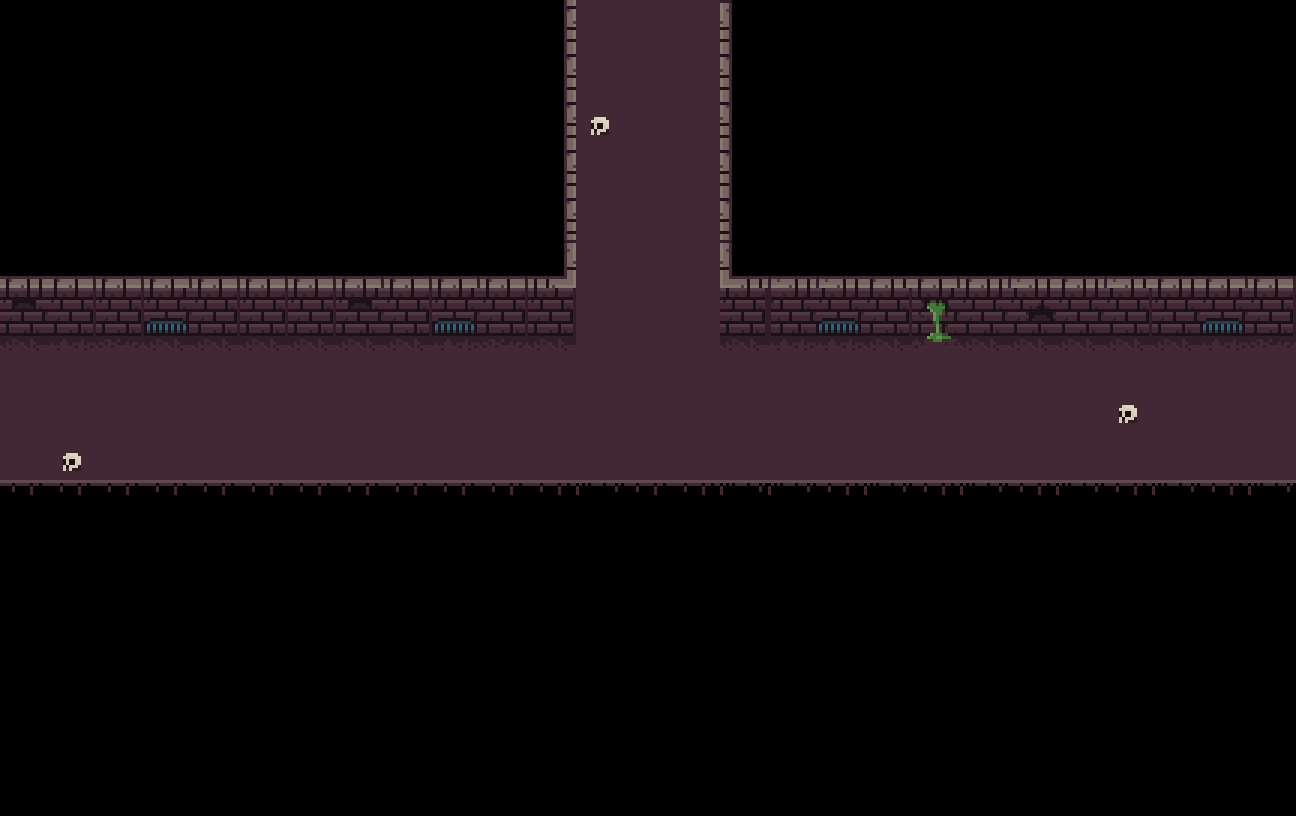

The image is a tile-based game level rendered from a .tmx file. Its description and source (layers, tilesets, objects; grid data summarised) follow:
An orthogonal 27x17 tile map with 48x48 px tiles, 7 tile layers (suelo, paredes, Capa de patrones 4, Capa de patrones 5, ...).

<map version="1.0" tiledversion="1.1.4" orientation="orthogonal" renderorder="right-down" width="27" height="17" tilewidth="48" tileheight="48" infinite="0" nextobjectid="1">
 <tileset firstgid="1" name="tileModificadox3" tilewidth="48" tileheight="48" tilecount="256" columns="16">
  <image source="tileModificadox3.png" width="768" height="768" />
 </tileset>
 <layer name="suelo" width="27" height="17">
  <data>[459 cells, 102 non-empty, 6 distinct tile ids]</data>
 </layer>
 <layer name="paredes" width="27" height="17">
  <data>[459 cells, 85 non-empty, 17 distinct tile ids]</data>
 </layer>
 <layer name="Capa de patrones 4" width="27" height="17">
  <data>[459 cells, 0 non-empty, 0 distinct tile ids]</data>
 </layer>
 <layer name="Capa de patrones 5" width="27" height="17">
  <data>[459 cells, 0 non-empty, 0 distinct tile ids]</data>
 </layer>
 <layer name="Capa de patrones 6" width="27" height="17">
  <data>[459 cells, 0 non-empty, 0 distinct tile ids]</data>
 </layer>
 <layer name="Capa de patrones 7" width="27" height="17">
  <data>[459 cells, 0 non-empty, 0 distinct tile ids]</data>
 </layer>
 <layer name="capaExtra" width="27" height="17">
  <data>[459 cells, 0 non-empty, 0 distinct tile ids]</data>
 </layer>
</map>
